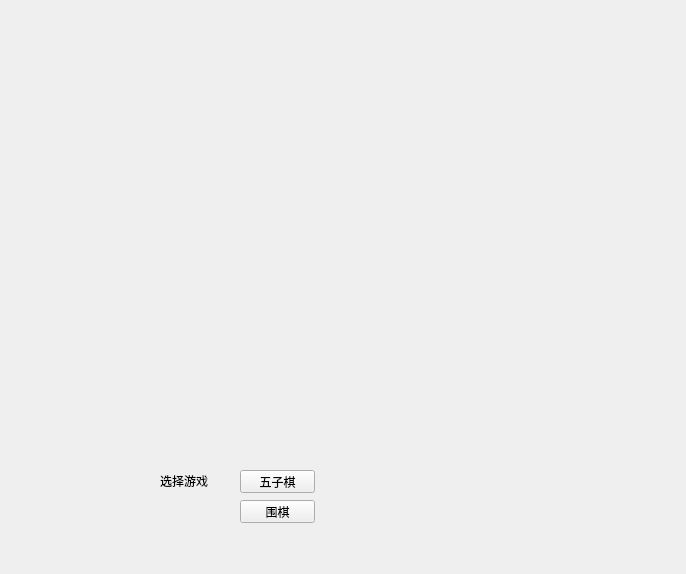
<?xml version="1.0" encoding="UTF-8"?>
<ui version="4.0">
 <class>indexWidget</class>
 <widget class="QWidget" name="indexWidget">
  <property name="geometry">
   <rect>
    <x>0</x>
    <y>0</y>
    <width>686</width>
    <height>574</height>
   </rect>
  </property>
  <property name="windowTitle">
   <string>Form</string>
  </property>
  <widget class="QWidget" name="widget" native="true">
   <property name="geometry">
    <rect>
     <x>150</x>
     <y>460</y>
     <width>181</width>
     <height>91</height>
    </rect>
   </property>
   <widget class="QPushButton" name="pushButtonFiveGame">
    <property name="geometry">
     <rect>
      <x>90</x>
      <y>10</y>
      <width>75</width>
      <height>23</height>
     </rect>
    </property>
    <property name="text">
     <string>五子棋</string>
    </property>
   </widget>
   <widget class="QPushButton" name="pushButtonGo">
    <property name="geometry">
     <rect>
      <x>90</x>
      <y>40</y>
      <width>75</width>
      <height>23</height>
     </rect>
    </property>
    <property name="text">
     <string>围棋</string>
    </property>
   </widget>
   <widget class="QLabel" name="label_2">
    <property name="geometry">
     <rect>
      <x>10</x>
      <y>10</y>
      <width>71</width>
      <height>21</height>
     </rect>
    </property>
    <property name="text">
     <string>选择游戏</string>
    </property>
   </widget>
  </widget>
 </widget>
 <resources/>
 <connections/>
</ui>
